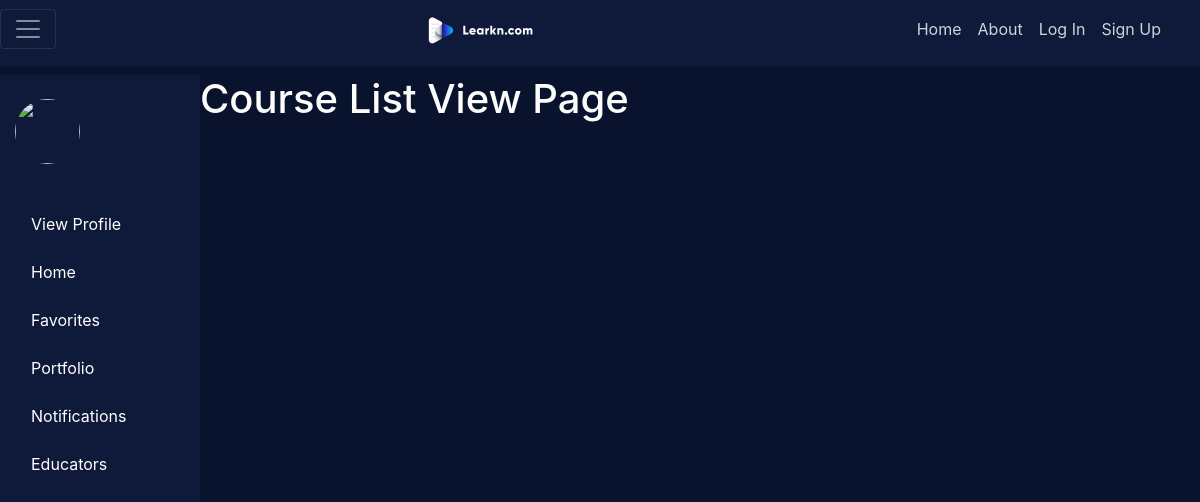
Page /courses/ on the earlier database version.
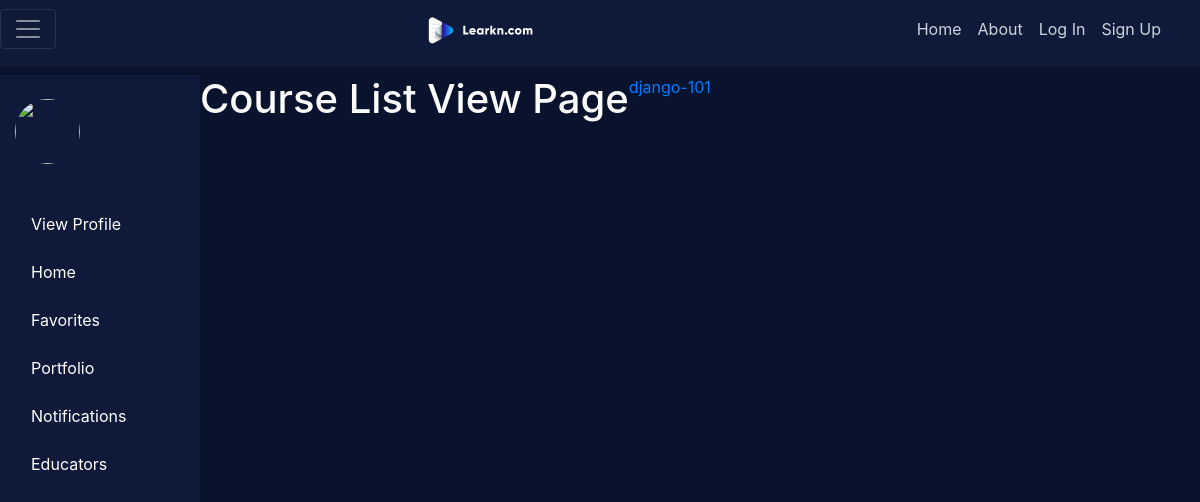
Same page on the later database version.
### courses/models.py (models this page shows, shortened)
class Course(models.Model):
    slug = models.SlugField()
    title = models.CharField(max_length=120)
    description = models.TextField()
    def __str__(self):
        return self.title
    def get_absolute_url(self):
        return reverse('courses:detail', kwargs={'slug': self.slug})

### courses/views.py (the view)
# urls.py: path('', CourseListView.as_view(), name='list'),
class CourseListView(ListView):
    model = Course

### courses/templates/courses/course_list.html
{% extends "blog/base.html" %}
{% block content %}
    <h1>Course List View Page</h1>
    {% for object in object_list %}
        <a href="{{ object.get_absolute_url }}"> {{ object }} </a>
    {% endfor %}
{% endblock content %}

### blog/templates/blog/base.html (shortened to what this page needs)
{% load staticfiles %}
<!DOCTYPE html>
<html>
<head>
    <link rel="stylesheet" href="https://maxcdn.bootstrapcdn.com/bootstrap/4.0.0/css/bootstrap.min.css">
    <link rel="stylesheet" type="text/css" href="{% static 'blog/main.css' %}">
</head>
<body class="container-fluid">
    <header class="site-header">
      <nav class="navbar navbar-expand-md navbar-dark bg-steel fixed-top pb-3 pl-0">
        <div class="container-fluid nav-container">
          <button class="navbar-toggler" type="button" onclick="navFunction()">
          <span class="navbar-toggler-icon"></span>
          </button>
          <a class="navbar-brand mr-2" href="{% url 'blog-home' %}"><img src="{% static 'blog/img/learkn_logo.png' %}"  height='32' width='134' /></a>
            <div class="navbar-nav">
              <a class="nav-item nav-link" href="{% url 'blog-home' %}">Home</a>
              <a class="nav-item nav-link" href="{% url 'blog-about' %}">About</a>
              {% if user.is_authenticated %}
              <a class="nav-item nav-link" href="{% url 'post-create' %}">New Post</a>
              <a class="nav-item nav-link" href="{% url 'profile' %}">Profile</a>
              <a class="nav-item nav-link" href="{% url 'logout' %}">Logout</a>
              {% else %}
              <a class="nav-item nav-link" href="{% url 'login' %}">Log In</a>
              <a class="nav-item nav-link" href="{% url 'signup' %}">Sign Up</a>
              {% endif %}
            </div>
          </div>
      </nav>
    </header>
    <main role="main" class="profile-container row" >
      <section class= "profile col-2 ">
          <div class="container user_profile">
            <div class="row">
              <div class="col-6 pt-4">
                <img class="rounded-circle article-img pt-10" src="{{ user.profile.image.url }}">
              </div>
              <div class="col-6 pt-4">
              </div>
            </div>
            <div class="row pt-4">
              <div class="col-12 d-flex flex-row  pt-4">
                <div class="image pr-3"> <img src="static/blog/img/profile_icon.png" alt="" class="icons"> </div>
                <div class=" "> View Profile </div>
              </div>
              <div class="col-12 d-flex flex-row pt-4 ">
                <div class="image pr-3"> <img src="static/blog/img/home_icon.png" alt="" class="icons"> </div>
                <div class=" "> Home </div>
              </div>
              <div class="col-12 d-flex flex-row pt-4">
                <div class="image pr-3"> <img src="static/blog/img/favorites_icon.png" alt="" class="icons"> </div>
                <div class=" "> Favorites </div>
              </div>
              <div class="col-12 d-flex flex-row pt-4">
                <div class="image pr-3"> <img src="static/blog/img/portfolio_icon.png" alt="" class="icons"> </div>
                <div class=" "> Portfolio </div>
              </div>
              <div class="col-12 d-flex flex-row pt-4">
                <div class="image pr-3"> <img src="static/blog/img/notifications_icon.png" alt="" class="icons"> </div>
                <div class=" "> Notifications </div>
              </div>
              <div class="col-12 d-flex flex-row pt-4 ">
                <div class="image pr-3"> <img src="static/blog/img/educators_icon.png" alt="" class="icons"> </div>
                <div class=" "> Educators </div>
              </div>
            </div>
        </section>
        <div class="container-fluid content col-10">
          <div class="row ">
            {% block content %}
            {% endblock %}
          </div>
        </div>
    </main>
  </body>
</html>

### blog/static/blog/main.css (style rules this page uses)
body { background: #0A132E; color: #ffffff; margin-top: 0; font-size: 16px; }
h1, h2, h3, h4, h5, h6 { color: #fcfcfc; }
.site-header { padding-bottom: 0; margin-bottom: 0; padding-left: 0; }
.navbar-expand-md .navbar-toggler { display: inline-block; }
.bg-steel { background-color: #0F1939; }
.site-header .navbar-nav .nav-link { color: #cbd5db; }
.nav-container { padding-left: 0; }
.article-img { height: 65px; width: 65px; margin-right: 16px; }
main { padding-top: 0px; font-size: 16px; }
.profile { width: 241 px; height: 827px; background-color: #0F1939; display: grid; grid-template-columns: 1fr; padding-left: 0; }
.site-header { height: 75px; }

Differences in the rows shown:
added Course: title "django-101"
